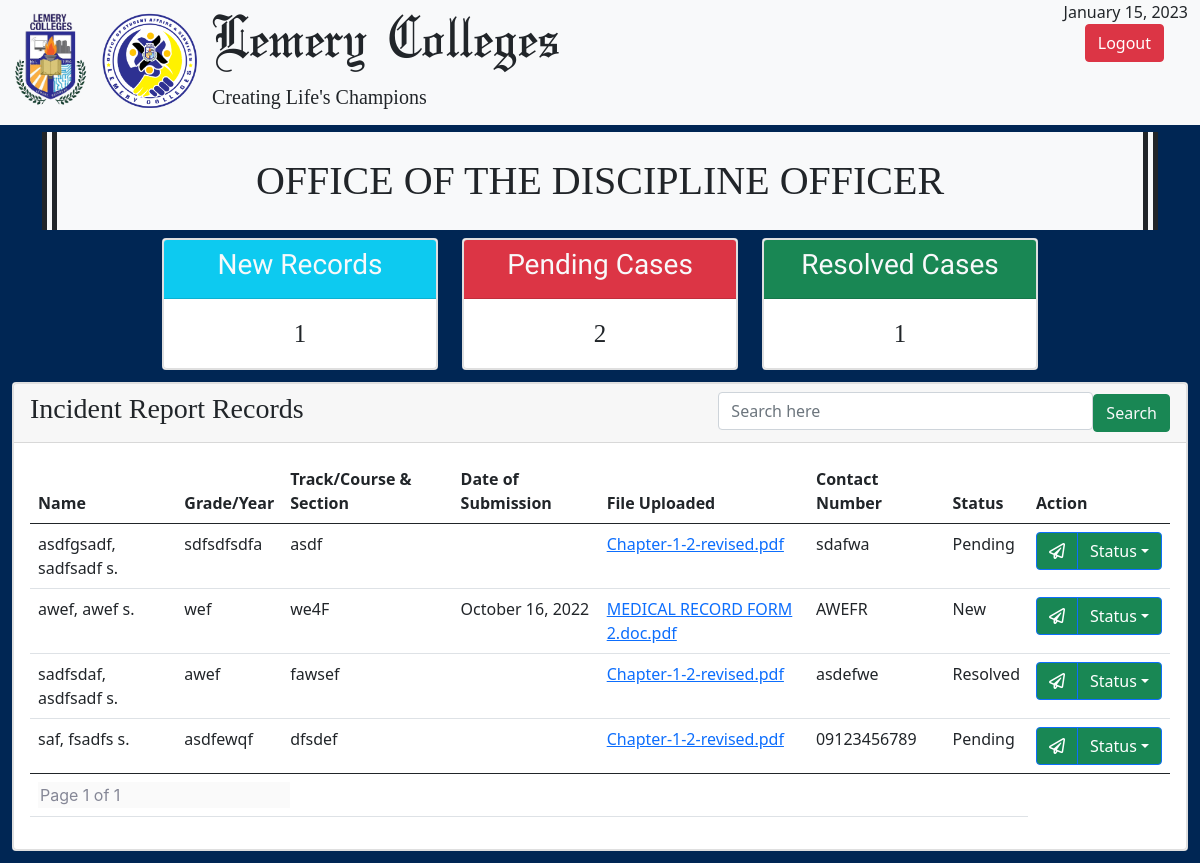
Page /lcDisciplineOffice.php (signed in) on the committed database.
### tables this page shows
CREATE TABLE `lcreporttable` (
  `id` int(225) NOT NULL,
  `student_lastname` varchar(225) NOT NULL,
  `student_firstname` varchar(225) NOT NULL,
  `student_middlename` varchar(225) NOT NULL,
  `student_year` varchar(225) NOT NULL,
  `student_course_section` varchar(225) NOT NULL,
  `student_number` varchar(225) NOT NULL,
  `filename` varchar(225) NOT NULL,
  `status` varchar(225) NOT NULL,
  `submission_date` varchar(225) NOT NULL
);

### lcDisciplineOffice.php (the view, shortened to what this page needs)
<?php
include "back_end/database_connection.php";
if (isset($_POST['search'])) {
    $valueToSearch = $_POST['valueToSearch'];
    if (isset($_GET['page'])) {
        $page = $_GET['page'];
    } else {
        $page = 1;
    }
    $num_per_page = 10;
    $start_from = ($page - 1) * 10;
    $query = "SELECT * FROM `lcreporttable` WHERE CONCAT(`student_lastname`) LIKE '%" . $valueToSearch . "%'";
    $search_result = filterTable($query);
} else {
    if (isset($_GET['page'])) {
        $page = $_GET['page'];
    } else {
        $page = 1;
    }
    $num_per_page = 10;
    $start_from = ($page - 1) * 10;
    $query = "select * from lcreporttable ORDER BY student_lastname ASC limit $start_from,$num_per_page";
    $search_result = filterTable($query);
}
function filterTable($query)
{
    $connect = mysqli_connect("localhost", "root", "", "lcproject");
    $filter_Result = mysqli_query($connect, $query);
    return $filter_Result;
}
?>
<!DOCTYPE html>
<html lang="en">
<head>
    <link rel="stylesheet" href="assets/bootstrap/css/bootstrap.min.css">
    <link rel="stylesheet" href="assets/css/Olde%20English.css">
    <link rel="stylesheet" href="assets/fonts/fontawesome-all.min.css">
    <link rel="stylesheet" href="assets/css/Footer-Dark.css">
    <link rel="stylesheet" href="assets/css/styles.css">
</head>
<body style="background: #002654;">
    <div class="container-fluid bg-light">
        <div class="row">
            <div class="col-xl-2 d-xl-flex justify-content-xl-center align-items-xl-center"><img src="assets/img/lcLogo.png" width="100"><img src="assets/img/OSAS.png" width="100"></div>
            <div class="col">
                <h1 class="display-3" style="font-family: 'Olde English';">Lemery Colleges</h1>
                <h5 style="font-family: Alegreya, serif;">Creating Life's Champions</h5>
            </div>
            <div class="col">
                <span class="d-block text-end"><?php echo date("F d, Y") ?></span>
                <div class="container" style="display: flex; justify-content: flex-end; float: right;">
                    <a href="back_end/logout.php" class="d-block text-end btn btn-danger"><span>Logout</span></a>
                </div>
            </div>
        </div>
    </div>
    <div class="container" style="margin-top: 7px;">
        <div class="row">
            <div class="col">
                <h1 class="text-center text-dark bg-light" style="font-family: Alegreya, serif;padding: 25px;color: rgb(33, 37, 41);border-right-width: 15px;border-right-style: double;border-left: 15px double rgb(33, 37, 41);">OFFICE OF THE DISCIPLINE OFFICER</h1>
            </div>
        </div>
    </div>
    <?php
    $newCount = "SELECT count(*) AS New FROM lcreporttable WHERE status = 'New'";
    $pendingCount = "SELECT count(*) AS Pending FROM lcreporttable WHERE status = 'Pending'";
    $resolvedCount = "SELECT count(*) AS Resolved FROM lcreporttable WHERE status = 'Resolved'";
    $newQuery = mysqli_query($dbConnection, $newCount);
    $newQueryResult = mysqli_fetch_assoc($newQuery);
    $pendingQuery = mysqli_query($dbConnection, $pendingCount);
    $pendingQueryResult = mysqli_fetch_assoc($pendingQuery);
    $resolvedQuery = mysqli_query($dbConnection, $resolvedCount);
    $resolvedQueryResult = mysqli_fetch_assoc($resolvedQuery);
    ?>
    <div class="container-fluid">
        <div class="row justify-content-center">
            <div class="col-3">
                <div class="card">
                    <div class="card">
                        <div class="card-header text-light bg-info">
                            <h3 class="text-center" style="font-family: Alatsi, sans-serif;">New Records</h3>
                        </div>
                        <div class="card-body text-center"><span style="font-family: Alegreya, serif;font-size: 25px;"><?php echo $newQueryResult['New'] ?></span></div>
                    </div>
                </div>
            </div>
            <div class="col-3">
                <div class="card">
                    <div class="card">
                        <div class="card-header text-light bg-danger">
                            <h3 class="text-center" style="font-family: Alatsi, sans-serif;">Pending Cases</h3>
                        </div>
                        <div class="card-body text-center"><span style="font-family: Alegreya, serif;font-size: 25px;"><?php echo $pendingQueryResult['Pending'] ?></span></div>
                    </div>
                </div>
            </div>
            <div class="col-3">
                <div class="card">
                    <div class="card">
                        <div class="card-header text-light bg-success">
                            <h3 class="text-center" style="font-family: Alatsi, sans-serif;">Resolved Cases</h3>
                        </div>
                        <div class="card-body text-center"><span style="font-family: Alegreya, serif;font-size: 25px;"><?php echo $resolvedQueryResult['Resolved'] ?></span></div>
                    </div>
                </div>
            </div>
        </div>
        <div class="row">
            <div class="col" style="padding: 12px;">
                <div class="card">
                    <div class="card">
                        <div class="card-header">
                            <div class="row">
                                <div class="col">
                                    <h3 style="font-family: Alegreya, serif;">Incident Report Records</h3>
                                </div>
                                <div class="col d-flex justify-content-end">
                                    <form action="#" method="POST">
                                        <input class="form-control d-inline-block" type="text" name="valueToSearch" placeholder="Search here" required="" style="width: 375px;"><button class="btn btn-success link-light d-inline-block" name="search" type="submit">Search</button>
                                    </form>
                                </div>
                            </div>
                        </div>
                        <div class="card-body">
                            <div class="table-responsive">
                                <table class="table">
                                    <thead>
                                        <tr>
                                            <th>Name</th>
                                            <th>Grade/Year</th>
                                            <th>Track/Course & Section</th>
                                            <th>Date of Submission</th>
                                            <th>File Uploaded</th>
                                            <th>Contact Number</th>
                                            <th>Status</th>
                                            <th>Action</th>
                                        </tr>
                                    </thead>
                                    <tbody>
                                        <?php
                                        if (mysqli_num_rows($search_result) > 0) {
                                            while ($row = mysqli_fetch_assoc($search_result)) {
                                        ?>
                                                <tr>
                                                    <td><?php echo $row['student_lastname'];
                                                        echo "," ?>
                                                        <?php echo $row['student_firstname'] ?>
                                                        <?php echo substr($row['student_middlename'], 0, 1);
                                                        echo "."; ?></td>
                                                    <td><?php echo $row['student_year'] ?></td>
                                                    <td><?php echo $row['student_course_section'] ?></td>
                                                    <td><?php echo $row['submission_date'] ?></td>
                                                    <td><a href="back_end/downloadFromDisciplineOffice.php?id=<?php echo $row['id'] ?>" target="_blank"><?php echo $row['filename'] ?></a></td>
                                                    <td><?php echo $row['student_number'] ?></td>
                                                    <td><?php echo $row['status'] ?></td>
                                                    <td>
                                                        <div class="btn-group" role="group"><button class="btn btn-primary bg-success" type="button" data-bs-target="#modal-4<?php echo $row['id'] ?>" data-bs-toggle="modal"><i class="far fa-paper-plane"></i></button>
                                                            <div class="dropdown btn-group" role="group"><button class="btn btn-primary dropdown-toggle bg-success" aria-expanded="false" data-bs-toggle="dropdown" type="button">Status</button>
                                                            </div>
                                                        </div>
                                                    </td>
                                                </tr>
                                            <?php
                                            }
                                        } else {
                                            ?>
                                            <tr>
                                                <td class="text-center" colspan="7">NO RECORDS FOUND</td>
                                            </tr>
                                        <?php
                                        }
                                        ?>
                                    </tbody>
                                    <tfoot>
                                        <tr>
                                            <td class="text-left" colspan="3">
                                                <?php
                                                $pr_query = "select * from lcreporttable";
                                                $pr_result = mysqli_query($dbConnection, $pr_query);
                                                $total_record = mysqli_num_rows($pr_result);
                                                $total_page = ceil($total_record / $num_per_page);
                                                ?>
                                                <input type="text" disabled name="" value="Page <?php echo $page ?> of <?php echo $total_page ?>" style="
                                                    border: none;
                                                    font-family: 'Nunito', -apple-system, BlinkMacSystemFont, 'Segoe UI', Roboto, 'Helvetica Neue', Arial, sans-serif, 'Apple Color Emoji', 'Segoe UI Emoji', 'Segoe UI Symbol', 'Noto Color Emoji';
                                                    color: #858796;
                                                ">
                                            </td>
                                            <td class="text-right" colspan="4">
                                            </td>
                                        </tr>
                                    </tfoot>
                                </table>
                            </div>
                        </div>
                    </div>
                </div>
            </div>
        </div>
    </div>
</body>
</html>

### rows in the picture
lcreporttable: student_lastname "asdfgsadf", student_firstname "sadfsadf", student_middlename "s", student_year "sdfsdfsdfa", student_course_section "asdf", filename "Chapter-1-2-revised.pdf", student_number "sdafwa", status "Pending"
lcreporttable: student_lastname "awef", student_firstname "awef", student_middlename "s", student_year "wef", student_course_section "we4F", submission_date "October 16, 2022", filename "MEDICAL RECORD FORM 2.doc.pdf", student_number "AWEFR", status "New"
lcreporttable: student_lastname "sadfsdaf", student_firstname "asdfsadf", student_middlename "s", student_year "awef", student_course_section "fawsef", filename "Chapter-1-2-revised.pdf", student_number "asdefwe", status "Resolved"
lcreporttable: student_lastname "saf", student_firstname "fsadfs", student_middlename "s", student_year "asdfewqf", student_course_section "dfsdef", filename "Chapter-1-2-revised.pdf", student_number "09123456789", status "Pending"

### other values in the picture
$newQueryResult['New'] "1"
$pendingQueryResult['Pending'] "2"
$resolvedQueryResult['Resolved'] "1"
